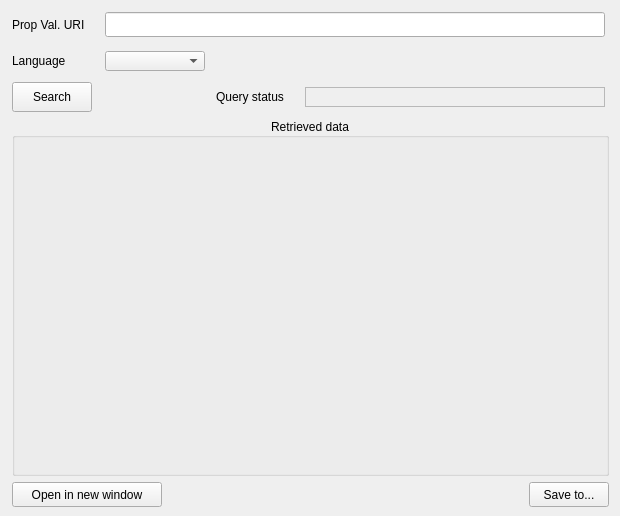
      <widget class="QWidget" name="GetPropertyValueDetails_tab">
       <attribute name="title">
        <string>Get Property Value details</string>
       </attribute>
       <attribute name="toolTip">
        <string>&lt;html&gt;&lt;head/&gt;&lt;body&gt;&lt;p&gt;Retrieves all the details of a Property Value specified in the URI. User can choose the Language of the ouput. It performs the method &amp;quot;&lt;span style=&quot; font-weight:700;&quot;&gt;/api/PropertyValue/v1&lt;/span&gt;&amp;quot;&lt;/p&gt;&lt;/body&gt;&lt;/html&gt;</string>
       </attribute>
       <widget class="QWidget" name="">
        <property name="geometry">
         <rect>
          <x>12</x>
          <y>10</y>
          <width>599</width>
          <height>497</height>
         </rect>
        </property>
        <layout class="QGridLayout" name="gridLayout_8">
         <item row="0" column="0">
          <widget class="QLabel" name="GetPropertyValueDetails_DomainURI_label">
           <property name="minimumSize">
            <size>
             <width>85</width>
             <height>30</height>
            </size>
           </property>
           <property name="maximumSize">
            <size>
             <width>85</width>
             <height>30</height>
            </size>
           </property>
           <property name="text">
            <string>Prop Val. URI</string>
           </property>
          </widget>
         </item>
         <item row="2" column="2">
          <widget class="QLabel" name="GetPropertyValueDetails_QuerryStatus_label">
           <property name="enabled">
            <bool>true</bool>
           </property>
           <property name="minimumSize">
            <size>
             <width>80</width>
             <height>30</height>
            </size>
           </property>
           <property name="maximumSize">
            <size>
             <width>80</width>
             <height>30</height>
            </size>
           </property>
           <property name="text">
            <string>Query status</string>
           </property>
          </widget>
         </item>
         <item row="2" column="0">
          <widget class="QPushButton" name="GetPropertyValueDetails_Search_pushButton">
           <property name="minimumSize">
            <size>
             <width>80</width>
             <height>30</height>
            </size>
           </property>
           <property name="maximumSize">
            <size>
             <width>80</width>
             <height>30</height>
            </size>
           </property>
           <property name="text">
            <string>Search</string>
           </property>
          </widget>
         </item>
         <item row="0" column="1" colspan="3">
          <widget class="QLineEdit" name="GetPropertyValueDetails_SearchTextString_lineEdit">
           <property name="minimumSize">
            <size>
             <width>500</width>
             <height>20</height>
            </size>
           </property>
           <property name="maximumSize">
            <size>
             <width>50</width>
             <height>25</height>
            </size>
           </property>
          </widget>
         </item>
         <item row="1" column="0">
          <widget class="QLabel" name="GetPropertyValueDetails_DataStructure_label">
           <property name="minimumSize">
            <size>
             <width>80</width>
             <height>30</height>
            </size>
           </property>
           <property name="maximumSize">
            <size>
             <width>80</width>
             <height>30</height>
            </size>
           </property>
           <property name="text">
            <string>Language</string>
           </property>
           <property name="wordWrap">
            <bool>true</bool>
           </property>
          </widget>
         </item>
         <item row="4" column="0" colspan="2">
          <widget class="QPushButton" name="GetPropertyValueDetails_OpenInNewWindow_pushButton">
           <property name="minimumSize">
            <size>
             <width>150</width>
             <height>25</height>
            </size>
           </property>
           <property name="maximumSize">
            <size>
             <width>150</width>
             <height>25</height>
            </size>
           </property>
           <property name="toolTip">
            <string>&lt;html&gt;&lt;head/&gt;&lt;body&gt;&lt;p&gt;Open data in new window for better visualization&lt;/p&gt;&lt;/body&gt;&lt;/html&gt;</string>
           </property>
           <property name="text">
            <string>Open in new window</string>
           </property>
          </widget>
         </item>
         <item row="1" column="1">
          <widget class="QComboBox" name="GetPropertyValueDetails_DataStructure_comboBox">
           <property name="minimumSize">
            <size>
             <width>100</width>
             <height>20</height>
            </size>
           </property>
           <property name="maximumSize">
            <size>
             <width>100</width>
             <height>20</height>
            </size>
           </property>
           <property name="maxVisibleItems">
            <number>2</number>
           </property>
           <property name="maxCount">
            <number>2</number>
           </property>
          </widget>
         </item>
         <item row="2" column="3">
          <widget class="QLabel" name="GetPropertyValueDetails_QuerryStatusResult_label">
           <property name="minimumSize">
            <size>
             <width>300</width>
             <height>20</height>
            </size>
           </property>
           <property name="maximumSize">
            <size>
             <width>150</width>
             <height>20</height>
            </size>
           </property>
           <property name="autoFillBackground">
            <bool>false</bool>
           </property>
           <property name="styleSheet">
            <string notr="true"/>
           </property>
           <property name="frameShape">
            <enum>QFrame::StyledPanel</enum>
           </property>
           <property name="frameShadow">
            <enum>QFrame::Sunken</enum>
           </property>
           <property name="text">
            <string/>
           </property>
          </widget>
         </item>
         <item row="3" column="0" colspan="4">
          <widget class="QGroupBox" name="GetPropertyValueDetails_JSONViewerHolder_groupBox">
           <property name="minimumSize">
            <size>
             <width>597</width>
             <height>301</height>
            </size>
           </property>
           <property name="font">
            <font>
             <pointsize>9</pointsize>
             <bold>false</bold>
             <underline>false</underline>
            </font>
           </property>
           <property name="title">
            <string>Retrieved data</string>
           </property>
           <property name="alignment">
            <set>Qt::AlignCenter</set>
           </property>
           <layout class="QHBoxLayout" name="horizontalLayout_9">
            <item>
             <widget class="QWidget" name="GetPropertyValueDetails_JSONViewerHolder_widget" native="true">
              <property name="minimumSize">
               <size>
                <width>597</width>
                <height>301</height>
               </size>
              </property>
             </widget>
            </item>
           </layout>
          </widget>
         </item>
         <item row="4" column="3" alignment="Qt::AlignRight">
          <widget class="QPushButton" name="GetPropertyValueDetails_SaveTo_pushButton">
           <property name="minimumSize">
            <size>
             <width>80</width>
             <height>25</height>
            </size>
           </property>
           <property name="maximumSize">
            <size>
             <width>80</width>
             <height>25</height>
            </size>
           </property>
           <property name="text">
            <string>Save to...</string>
           </property>
          </widget>
         </item>
        </layout>
       </widget>
      </widget>
